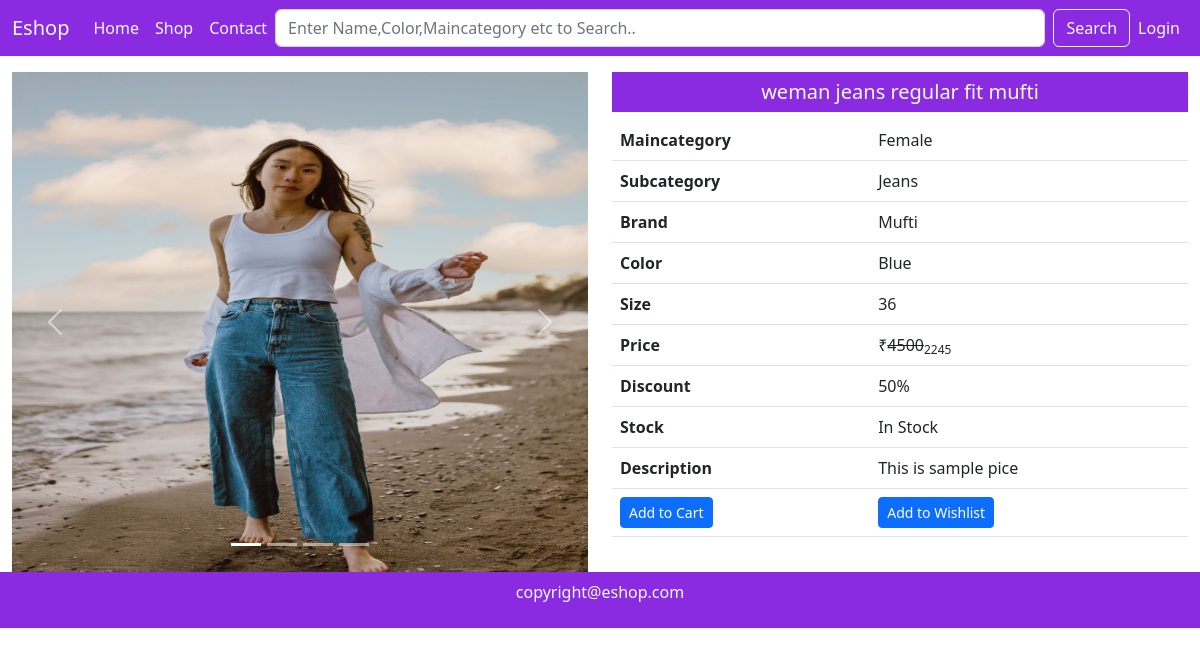
The page /single-product/2/ on the database its author committed.
### mainapp/models.py (models this page shows, shortened)
class Product(models.Model):
    id = models.AutoField(primary_key=True)
    name = models.CharField(max_length=50)
    maincategory = models.ForeignKey(Maincategory,on_delete=models.CASCADE)
    subcategory = models.ForeignKey(Subcategory,on_delete=models.CASCADE)
    brand = models.ForeignKey(Brand,on_delete=models.CASCADE)
    color = models.CharField(max_length=20)
    size = models.CharField(max_length=20)
    stock = models.CharField(max_length=20,default="In Stock",null=True,blank=True)
    description = models.TextField()
    baseprice = models.IntegerField()
    discount = models.IntegerField(default=0,null=True,blank=True)
    finalprice = models.IntegerField()
    pic1 = models.ImageField(upload_to="uploads",default="",null=True,blank=True)
    pic2 = models.ImageField(upload_to="uploads",default="",null=True,blank=True)
    pic3 = models.ImageField(upload_to="uploads",default="",null=True,blank=True)
    pic4 = models.ImageField(upload_to="uploads",default="",null=True,blank=True)

class Maincategory(models.Model):
    id = models.AutoField(primary_key=True)
    name = models.CharField(max_length=20)
    def __str__(self):
        return self.name

class Subcategory(models.Model):
    id = models.AutoField(primary_key=True)
    name = models.CharField(max_length=20)
    def __str__(self):
        return self.name

class Brand(models.Model):
    id = models.AutoField(primary_key=True)
    name = models.CharField(max_length=20)
    def __str__(self):
        return self.name

### mainapp/views.py (the view)
# urls.py: path('single-product/<int:id>/', views.singleProduct),
def singleProduct(Request,id):
  data = Product.objects.get(id=id)
  return render(Request, "single-product.html",{'data':data})

### mainapp/templates/single-product.html (shortened to what this page needs)
{% extends 'index.html' %}  {% block content %}
<div class="container-fluid mt-3">
  <div class="row">
    <div class="col-md-6 col-12">
      <div
        id="carouselExampleIndicators"
        class="carousel slide"
        data-bs-ride="true"
      >
        <div class="carousel-indicators">
          <button
            type="button"
            data-bs-target="#carouselExampleIndicators"
            data-bs-slide-to="0"
            class="active"
            aria-current="true"
            aria-label="Slide 1"
          ></button>
          <button
            type="button"
            data-bs-target="#carouselExampleIndicators"
            data-bs-slide-to="1"
            aria-label="Slide 2"
          ></button>
          <button
            type="button"
            data-bs-target="#carouselExampleIndicators"
            data-bs-slide-to="2"
            aria-label="Slide 3"
          ></button>
          <button
            type="button"
            data-bs-target="#carouselExampleIndicators"
            data-bs-slide-to="3"
            aria-label="Slide 4"
          ></button>
        </div>
        <div class="carousel-inner">
          <div class="carousel-item active">
            <img
              src="{{data.pic1.url}}"
              height="500px"
              class="d-block w-100"
              alt="..."
            />
          </div>
        </div>
        <button
          class="carousel-control-prev"
          type="button"
          data-bs-target="#carouselExampleIndicators"
          data-bs-slide="prev"
        >
          <span class="carousel-control-prev-icon" aria-hidden="true"></span>
        </button>
        <button
          class="carousel-control-next"
          type="button"
          data-bs-target="#carouselExampleIndicators"
          data-bs-slide="next"
        >
          <span class="carousel-control-next-icon" aria-hidden="true"></span>
        </button>
      </div>
    </div>
    <div class="col-md-6 col-12">
      <h5 class="background text-light text-center p-2">{{data.name}}</h5>
      <div class="table-responsive">
        <table class="table">
          <tr>
            <th>Maincategory</th>
            <td>{{data.maincategory}}</td>
          </tr>
          <tr>
            <th>Subcategory</th>
            <td>{{data.subcategory}}</td>
          </tr>
          <tr>
            <th>Brand</th>
            <td>{{data.brand}}</td>
          </tr>
          <tr>
            <th>Color</th>
            <td>{{data.color}}</td>
          </tr>
          <tr>
            <th>Size</th>
            <td>{{data.size}}</td>
          </tr>
          <tr>
            <th>Price</th>
            <td>
              &#8377;<del>{{data.baseprice}}</del><sub>{{data.finalprice}}</sub>
            </td>
          </tr>
          <tr>
            <th>Discount</th>
            <td>{{data.discount}}%</td>
          </tr>
          <tr>
            <th>Stock</th>
            <td>{{data.stock}}</td>
          </tr>
          <tr>
            <th>Description</th>
            <td>{{data.description}}</td>
          </tr>
          <tr>
            <th>
              <a href="/add-to-cart/{{data.id}}" class="btn btn-primary btn-sm"
                >Add to Cart</a
              >
            </th>
            <td>
              <a
                href="/add-to-wishlist/{{data.id}}"
                class="btn btn-primary btn-sm"
                >Add to Wishlist</a
              >
            </td>
          </tr>
        </table>
      </div>
    </div>
  </div>
</div>
{% endblock content %}

### mainapp/static/css/style.css (style rules this page uses)
.background { background-color: blueviolet; }

### rows shown on the page
Product: pic1 (picture), name "weman jeans regular fit mufti", maincategory "Female", subcategory "Jeans", brand "Mufti", color "Blue", size "36", baseprice "4500", finalprice "2245", discount "50", stock "In Stock", description "This is sample pice"
